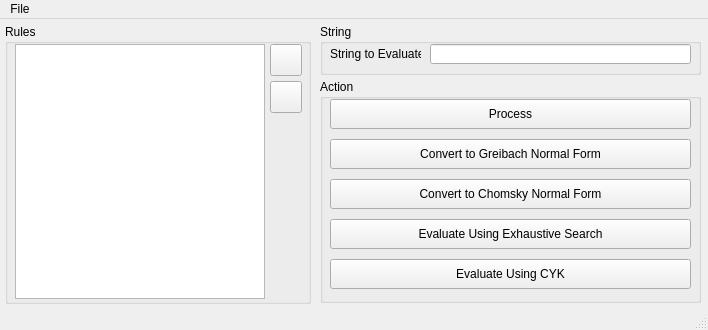
<?xml version="1.0" encoding="UTF-8"?>
<ui version="4.0">
 <class>MainWindow</class>
 <widget class="QMainWindow" name="MainWindow">
  <property name="windowModality">
   <enum>Qt::ApplicationModal</enum>
  </property>
  <property name="geometry">
   <rect>
    <x>0</x>
    <y>0</y>
    <width>708</width>
    <height>330</height>
   </rect>
  </property>
  <property name="sizePolicy">
   <sizepolicy hsizetype="Fixed" vsizetype="Fixed">
    <horstretch>0</horstretch>
    <verstretch>0</verstretch>
   </sizepolicy>
  </property>
  <property name="minimumSize">
   <size>
    <width>708</width>
    <height>330</height>
   </size>
  </property>
  <property name="maximumSize">
   <size>
    <width>708</width>
    <height>330</height>
   </size>
  </property>
  <property name="windowTitle">
   <string>Language Theory</string>
  </property>
  <property name="windowIcon">
   <iconset resource="Resource.qrc">
    <normaloff>:/images/Icon</normaloff>:/images/Icon</iconset>
  </property>
  <widget class="QWidget" name="centralWidget">
   <widget class="QGroupBox" name="groupBox">
    <property name="geometry">
     <rect>
      <x>5</x>
      <y>5</y>
      <width>306</width>
      <height>280</height>
     </rect>
    </property>
    <property name="title">
     <string>Rules</string>
    </property>
    <widget class="QPushButton" name="btnRemoveRule">
     <property name="geometry">
      <rect>
       <x>265</x>
       <y>57</y>
       <width>32</width>
       <height>32</height>
      </rect>
     </property>
     <property name="text">
      <string/>
     </property>
     <property name="icon">
      <iconset resource="Resource.qrc">
       <normaloff>:/images/Delete</normaloff>:/images/Delete</iconset>
     </property>
     <property name="iconSize">
      <size>
       <width>30</width>
       <height>30</height>
      </size>
     </property>
    </widget>
    <widget class="QListWidget" name="listWidget">
     <property name="geometry">
      <rect>
       <x>10</x>
       <y>20</y>
       <width>250</width>
       <height>255</height>
      </rect>
     </property>
    </widget>
    <widget class="QPushButton" name="btnAddRule">
     <property name="geometry">
      <rect>
       <x>265</x>
       <y>20</y>
       <width>32</width>
       <height>32</height>
      </rect>
     </property>
     <property name="text">
      <string/>
     </property>
     <property name="icon">
      <iconset resource="Resource.qrc">
       <normaloff>:/images/Add</normaloff>:/images/Add</iconset>
     </property>
     <property name="iconSize">
      <size>
       <width>30</width>
       <height>30</height>
      </size>
     </property>
    </widget>
   </widget>
   <widget class="QGroupBox" name="groupBox_2">
    <property name="geometry">
     <rect>
      <x>320</x>
      <y>5</y>
      <width>381</width>
      <height>51</height>
     </rect>
    </property>
    <property name="title">
     <string>String</string>
    </property>
    <widget class="QLabel" name="label">
     <property name="geometry">
      <rect>
       <x>10</x>
       <y>22</y>
       <width>91</width>
       <height>16</height>
      </rect>
     </property>
     <property name="text">
      <string>String to Evaluate:</string>
     </property>
    </widget>
    <widget class="QLineEdit" name="txtString">
     <property name="geometry">
      <rect>
       <x>110</x>
       <y>20</y>
       <width>261</width>
       <height>20</height>
      </rect>
     </property>
    </widget>
   </widget>
   <widget class="QGroupBox" name="groupBox_3">
    <property name="geometry">
     <rect>
      <x>320</x>
      <y>60</y>
      <width>381</width>
      <height>224</height>
     </rect>
    </property>
    <property name="title">
     <string>Action</string>
    </property>
    <widget class="QPushButton" name="btnProcess">
     <property name="geometry">
      <rect>
       <x>10</x>
       <y>20</y>
       <width>361</width>
       <height>30</height>
      </rect>
     </property>
     <property name="text">
      <string>Process</string>
     </property>
    </widget>
    <widget class="QPushButton" name="btnGNF">
     <property name="geometry">
      <rect>
       <x>10</x>
       <y>60</y>
       <width>361</width>
       <height>30</height>
      </rect>
     </property>
     <property name="text">
      <string>Convert to Greibach Normal Form</string>
     </property>
    </widget>
    <widget class="QPushButton" name="btnCNF">
     <property name="geometry">
      <rect>
       <x>10</x>
       <y>100</y>
       <width>361</width>
       <height>30</height>
      </rect>
     </property>
     <property name="text">
      <string>Convert to Chomsky Normal Form</string>
     </property>
    </widget>
    <widget class="QPushButton" name="btnESP">
     <property name="geometry">
      <rect>
       <x>10</x>
       <y>140</y>
       <width>361</width>
       <height>30</height>
      </rect>
     </property>
     <property name="text">
      <string>Evaluate Using Exhaustive Search</string>
     </property>
    </widget>
    <widget class="QPushButton" name="btnCYK">
     <property name="geometry">
      <rect>
       <x>10</x>
       <y>180</y>
       <width>361</width>
       <height>30</height>
      </rect>
     </property>
     <property name="text">
      <string>Evaluate Using CYK</string>
     </property>
    </widget>
   </widget>
  </widget>
  <widget class="QMenuBar" name="menuBar">
   <property name="geometry">
    <rect>
     <x>0</x>
     <y>0</y>
     <width>708</width>
     <height>20</height>
    </rect>
   </property>
   <widget class="QMenu" name="menuFile">
    <property name="title">
     <string>File</string>
    </property>
    <addaction name="actionImport_Rules"/>
    <addaction name="actionExport_Tree"/>
   </widget>
   <addaction name="menuFile"/>
  </widget>
  <widget class="QStatusBar" name="statusBar"/>
  <action name="actionImport_Rules">
   <property name="text">
    <string>Import Rules...</string>
   </property>
  </action>
  <action name="actionExport_Tree">
   <property name="text">
    <string>Export Tree...</string>
   </property>
  </action>
 </widget>
 <layoutdefault spacing="6" margin="11"/>
 <resources>
  <include location="Resource.qrc"/>
 </resources>
 <connections/>
</ui>
